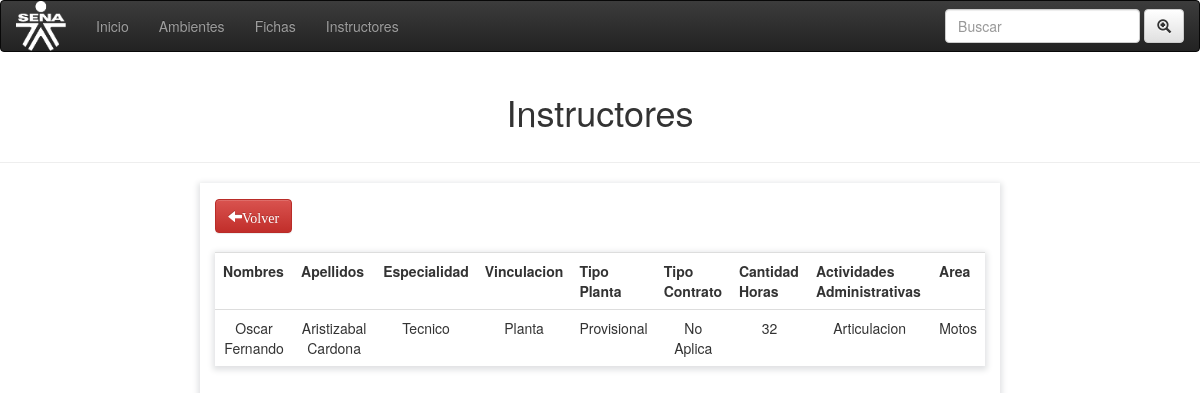
/instructores/consultar_instructor.php?id=9, run on an earlier commit of the app's database.
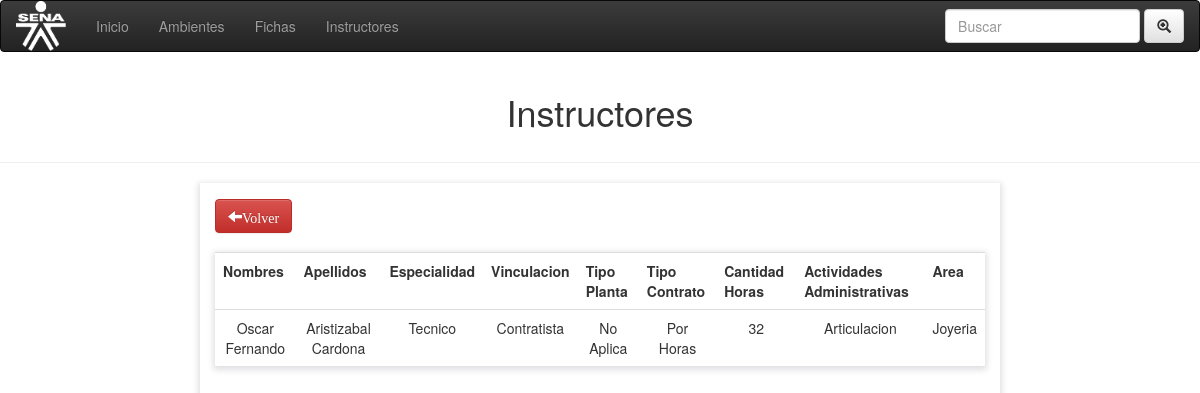
And on a later commit of the database.
### tables this page shows
CREATE TABLE `instructores` (
  `id` int(11) NOT NULL,
  `nombres` varchar(100) NOT NULL,
  `apellidos` varchar(100) NOT NULL,
  `especialidad` varchar(100) NOT NULL,
  `vinculacion1` varchar(100) NOT NULL,
  `tipoplanta` varchar(100) NOT NULL,
  `tipocontrato` varchar(100) NOT NULL,
  `cantidadhoras` varchar(100) NOT NULL,
  `actadministrativas` varchar(50) NOT NULL,
  `area` varchar(50) NOT NULL
);

### instructores/consultar_instructor.php (the view, shortened to what this page needs)
<!DOCTYPE html>
<html lang="en">
<head>
	<link rel="stylesheet" href="css/bootstrap.min.css">
	<link rel="stylesheet" href="css/bootstrap-theme.min.css">
	<link rel="stylesheet" href="css/custom.css">
	<link rel="stylesheet" href="css/index.css">
</head>
<body>
		<nav class="navbar navbar-inverse">
		  <div class="container-fluid">
		    <div class="navbar-header">
		       <a class="navbar-brand" href="#"><img id="img1" src="imgs/sena.png" class="img-rounded" width="100" height="100"></a>
		    </div>
		    <ul class="nav navbar-nav">
		      <li><a href="../index.php">Inicio</a></li>
		      <li><a href="../ambientes/ambientes.php">Ambientes</a></li>
		      <li><a href="../fichas/index_ficha.php">Fichas</a></li>
		      <li><a href="#">Instructores</a></li>
		    </ul>
		    <form class="navbar-form navbar-right">
		      <div class="form-group">
		        <input type="text" class="form-control" placeholder="Buscar">
		      </div>
		      <button type="submit" class="btn btn-default"><i class="glyphicon glyphicon-zoom-in"></i></button>
		    </form>
		  </div>
		</nav>
		<div class="container-fluid">
			<h1 class="display-1 text-center"> Instructores</h1>
		</div>
		<hr>
	 <div class="col-md-8 col-md-offset-2 box ">
	 <a class=" glyphicon glyphicon-arrow-left btn btn-danger" href="gestionarIns.php">Volver</a><br><br>
		<table  class="text-center table table-hover box">
			<tr>
				<th>Nombres</th>
				<th>Apellidos</th>
				<th>Especialidad</th>
				<th>Vinculacion</th>
				<th>Tipo Planta</th>
				<th>Tipo Contrato</th>
				<th>Cantidad Horas</th>
				<th>Actividades Administrativas</th>
				<th>Area</th>
			</tr>
		</div>
		<?php
			$id=$_GET['id'];
			$con=mysqli_connect('localhost','root','','programacion_trimestral');
			$sql=mysqli_query($con,"SELECT * FROM instructores WHERE id=$id");
		while ($row = mysqli_fetch_array($sql)) {
					echo '<tr>
							<td>'.$row["nombres"].'</td>
							<td>'.$row["apellidos"].'</td>
							<td>'.$row["especialidad"].'</td>
							<td>'.$row["vinculacion1"].'</td>
							<td>'.$row["tipoplanta"].'</td>
							<td>'.$row["tipocontrato"].'</td>
							<td>'.$row["cantidadhoras"].'</td>
							<td>'.$row["actadministrativas"].'</td>
							<td>'.$row["area"].'</td>
						 </tr>';
				}
		 ?>
</body>
</html>

### ambientes/css/custom.css (style rules this page uses)
div.box { padding: 15px; -webkit-box-shadow: 0px 2px 6px 2px rgba(224,225,227,1); -moz-box-shadow: 0px 2px 6px 2px rgba(224,225,227,1); box-shadow: 0px 2px 6px 2px rgba(224,225,227,1); }
table.box { -webkit-box-shadow: 0px 2px 6px 2px rgba(224,225,227,1); -moz-box-shadow: 0px 2px 6px 2px rgba(224,225,227,1); box-shadow: 0px 2px 6px 2px rgba(224,225,227,1); }

### instructores/css/index.css (style rules this page uses)
img#img1 { height: 50px; width: 50px; top: -15px; position: relative; }

What changed in the data, as far as the page shows it:
changed instructores "Oscar Fernando": vinculacion1 "Planta" → "Contratista"; tipoplanta "Provisional" → "No Aplica"; tipocontrato "No Aplica" → "Por Horas"; area "Motos" → "Joyeria"
